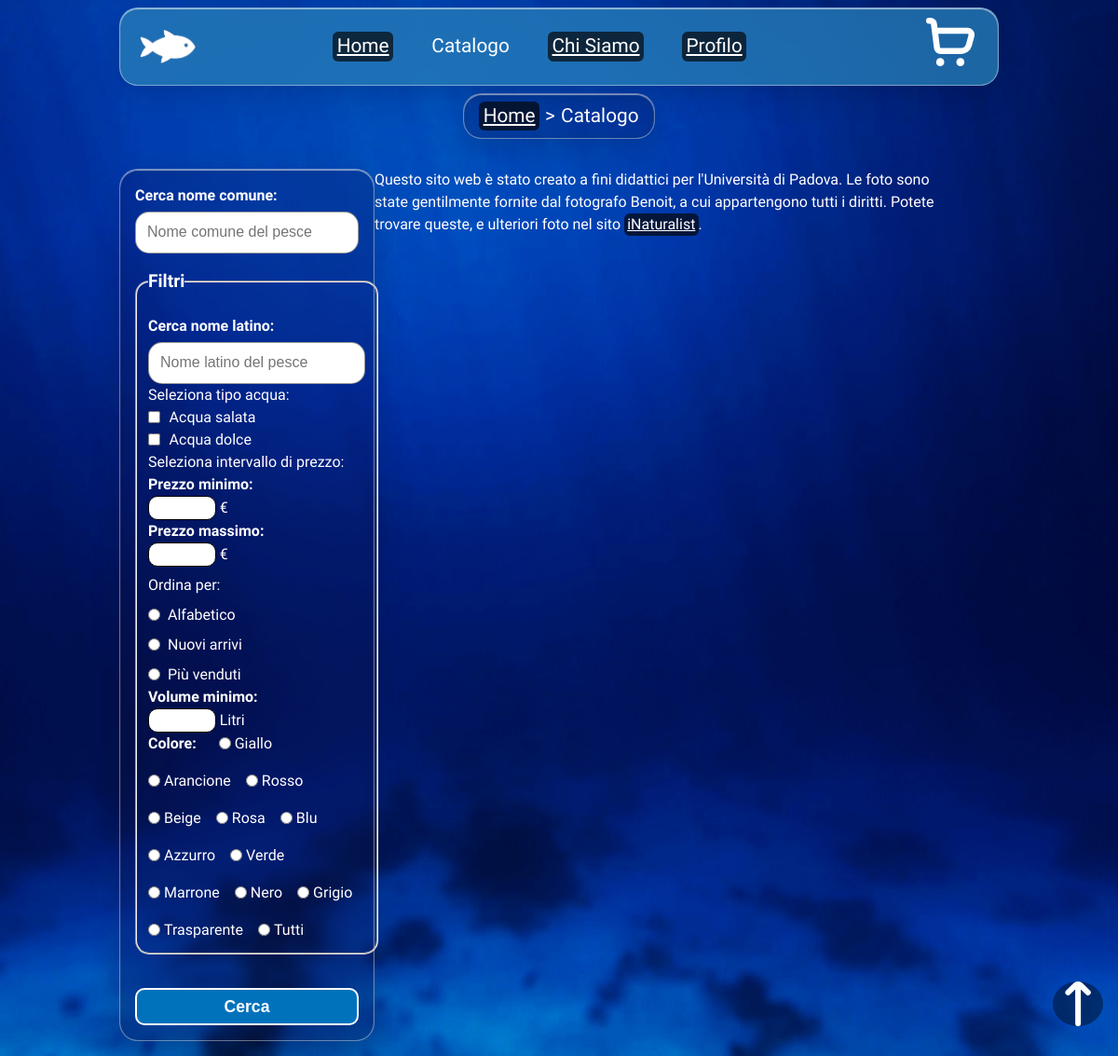
Page /CodiceSito/PHP/catalogo.php on the earlier database version.
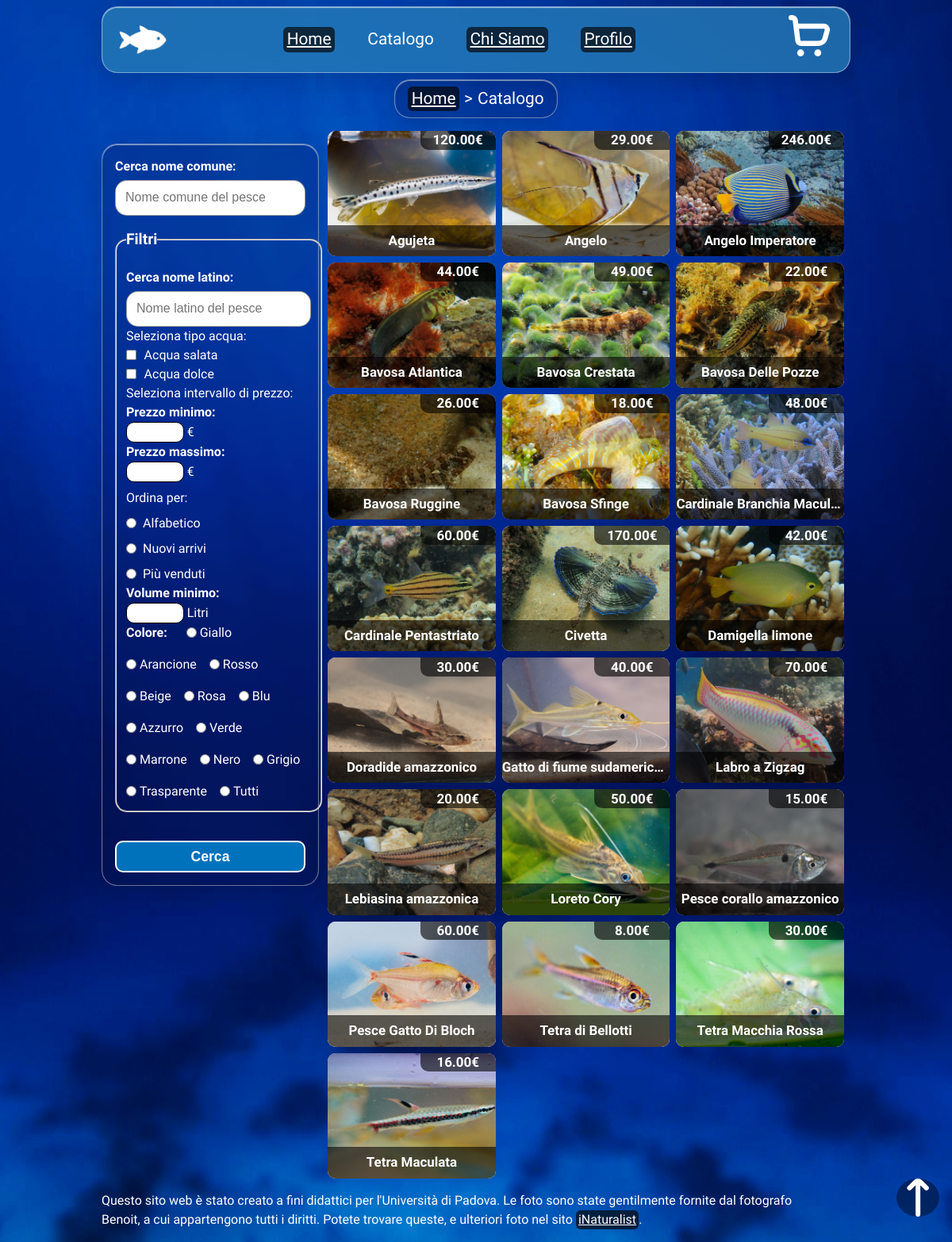
Same page on the later database version.
### tables this page shows
CREATE TABLE pesci (
    nome_latino VARCHAR(150) PRIMARY KEY,
    nome_comune VARCHAR(150) NOT NULL UNIQUE,
    famiglia VARCHAR(100) NOT NULL,
    dimensione INT NOT NULL,
    volume_minimo INT NOT NULL,
    colori VARCHAR(100) NOT NULL,
    prezzo DECIMAL(8,2) NOT NULL,
    disponibilita INT NOT NULL,
    immagine VARCHAR(255) NOT NULL,
	data_inserimento DATE NOT NULL DEFAULT CURRENT_DATE,
	FOREIGN KEY (famiglia) REFERENCES famiglie(famiglia_latino) ON DELETE CASCADE
);

### CodiceSito/PHP/db_connection.php (called while the page is built, shortened)
<?php
class FMAccess {
	private $connection;
	public function openConnection() {
		$this->connection = mysqli_connect(FMAccess::HOST_DB, FMAccess::USERNAME, FMAccess::PASSWORD, FMAccess::DATABASE_NAME);
		if(mysqli_connect_errno()) {
			return false;
		} else {
			return true;
		}
	}
	public function closeConnection() {
		try {
        	mysqli_close($this->connection);
		} catch (Throwable $e) {
		} finally {
			$this->connection = null;
		}
	}
	public function getPesci($condizioni, $parametri, $operazione = '') {
		$sql = "SELECT p.* , f.tipo_acqua, f.famiglia_latino AS famiglia FROM pesci p JOIN famiglie f ON p.famiglia = f.famiglia_latino";
		if ($operazione == '') {
			$sql .= " ORDER BY nome_comune ASC";
		} else {
			$sql .= " " . $operazione;
		}
		$stmt = $this->connection->prepare($sql);
		$stmt->execute();
		$result = $stmt->get_result();
		$pesci = [];
		while ($row = $result->fetch_assoc()) {
			$pesci[] = $row;
		}
		return $pesci;
	}
}
?>

### CodiceSito/PHP/crea_card_pesce.php (the view)
<?php
function crea_card_pesce(array $pesci, $startId = 0) : string {
    $stringaPesci = '';
    if($pesci != null) {
        $id = $startId;
        foreach($pesci as $pesce) {
            $id++;
            $idTitolo = 'titolo-' . $id;
            $idPrezzo = 'prezzo-' . $id;
            $immagine = htmlspecialchars($pesce['immagine'] ?? 'default.jpg');
            $nome_comune = htmlspecialchars($pesce['nome_comune'] ?? '');
            $nome_latino = htmlspecialchars($pesce['nome_latino'] ?? '');
            $stringaPesci .= '<li class="card-pesce">';
            $stringaPesci .= '<article>';
            $stringaPesci .= '<a href="../PHP/pesce.php?nome_latino=' . urlencode($nome_latino) . '" aria-labelledby="' . $idTitolo . ' ' . $idPrezzo . '">';
            $stringaPesci .= '<img loading="lazy" height="683" width="1024" src="' . $immagine . '" alt="">';
            $stringaPesci .= '<div class="dati-pesce">';
            $stringaPesci .= '<h3 class="nome" id="' . $idTitolo . '">' . $nome_comune . '</h3>';
            $stringaPesci .= '</div>';
            $stringaPesci .= '<p class="prezzo" id="' . $idPrezzo . '">' . $pesce['prezzo'] . '€</p>';
            $stringaPesci .= '</a>';
            $stringaPesci .= '</article>';
            $stringaPesci .= '</li>';
        }
    }
    return $stringaPesci;
}
?>

Differences in the rows shown:
added pesci: immagine (picture), nome_comune "Agujeta", prezzo "120.00"
added pesci: immagine (picture), nome_comune "Angelo", prezzo "29.00"
added pesci: immagine (picture), nome_comune "Angelo Imperatore", prezzo "246.00"
added pesci: immagine (picture), nome_comune "Bavosa Atlantica", prezzo "44.00"
added pesci: immagine (picture), nome_comune "Bavosa Crestata", prezzo "49.00"
added pesci: immagine (picture), nome_comune "Bavosa Delle Pozze", prezzo "22.00"
added pesci: immagine (picture), nome_comune "Bavosa Ruggine", prezzo "26.00"
added pesci: immagine (picture), nome_comune "Bavosa Sfinge", prezzo "18.00"
added pesci: immagine (picture), nome_comune "Cardinale Branchia Macul…", prezzo "48.00"
added pesci: immagine (picture), nome_comune "Cardinale Pentastriato", prezzo "60.00"
added pesci: immagine (picture), nome_comune "Civetta", prezzo "170.00"
added pesci: immagine (picture), nome_comune "Damigella limone", prezzo "42.00"
added pesci: immagine (picture), nome_comune "Doradide amazzonico", prezzo "30.00"
added pesci: immagine (picture), nome_comune "Gatto di fiume sudameric…", prezzo "40.00"
added pesci: immagine (picture), nome_comune "Labro a Zigzag", prezzo "70.00"
added pesci: immagine (picture), nome_comune "Lebiasina amazzonica", prezzo "20.00"
added pesci: immagine (picture), nome_comune "Loreto Cory", prezzo "50.00"
added pesci: immagine (picture), nome_comune "Pesce corallo amazzonico", prezzo "15.00"
added pesci: immagine (picture), nome_comune "Pesce Gatto Di Bloch", prezzo "60.00"
added pesci: immagine (picture), nome_comune "Tetra di Bellotti", prezzo "8.00"
added pesci: immagine (picture), nome_comune "Tetra Macchia Rossa", prezzo "30.00"
added pesci: immagine (picture), nome_comune "Tetra Maculata", prezzo "16.00"
